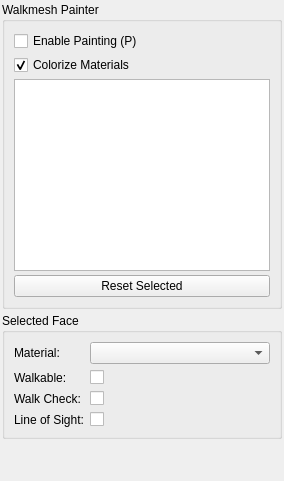
        <widget class="QWidget" name="walkmeshTab">
         <attribute name="title">
          <string>Walkmesh</string>
         </attribute>
         <layout class="QVBoxLayout" name="walkmeshTabLayout">
          <property name="spacing">
           <number>4</number>
          </property>
          <property name="leftMargin">
           <number>2</number>
          </property>
          <property name="topMargin">
           <number>2</number>
          </property>
          <property name="rightMargin">
           <number>2</number>
          </property>
          <property name="bottomMargin">
           <number>2</number>
          </property>
          <item>
           <widget class="QGroupBox" name="walkmeshPainterBox">
            <property name="title">
             <string>Walkmesh Painter</string>
            </property>
            <layout class="QVBoxLayout" name="walkmeshPainterLayout">
             <property name="spacing">
              <number>4</number>
             </property>
             <item>
              <widget class="QCheckBox" name="enablePaintCheck">
               <property name="text">
                <string>Enable Painting (P)</string>
               </property>
              </widget>
             </item>
             <item>
              <widget class="QCheckBox" name="colorizeMaterialsCheck">
               <property name="text">
                <string>Colorize Materials</string>
               </property>
               <property name="checked">
                <bool>true</bool>
               </property>
              </widget>
             </item>
             <item>
              <widget class="QListWidget" name="materialList">
               <property name="minimumHeight">
                <number>150</number>
               </property>
              </widget>
             </item>
             <item>
              <layout class="QHBoxLayout" name="walkmeshButtonsLayout">
               <item>
                <widget class="QPushButton" name="resetPaintButton">
                 <property name="text">
                  <string>Reset Selected</string>
                 </property>
                </widget>
               </item>
              </layout>
             </item>
            </layout>
           </widget>
          </item>
          <item>
           <widget class="QGroupBox" name="walkmeshFacePropsBox">
            <property name="title">
             <string>Selected Face</string>
            </property>
            <layout class="QFormLayout" name="walkmeshFaceLayout">
             <item row="0" column="0">
              <widget class="QLabel" name="faceMaterialLabel">
               <property name="text">
                <string>Material:</string>
               </property>
              </widget>
             </item>
             <item row="0" column="1">
              <widget class="QComboBox" name="faceMaterialCombo" />
             </item>
             <item row="1" column="0">
              <widget class="QLabel" name="faceWalkLabel">
               <property name="text">
                <string>Walkable:</string>
               </property>
              </widget>
             </item>
             <item row="1" column="1">
              <widget class="QCheckBox" name="faceWalkCheck">
               <property name="text">
                <string />
               </property>
              </widget>
             </item>
             <item row="2" column="0">
              <widget class="QLabel" name="faceWalkCheckLabel">
               <property name="text">
                <string>Walk Check:</string>
               </property>
              </widget>
             </item>
             <item row="2" column="1">
              <widget class="QCheckBox" name="faceWalkCheckCheck">
               <property name="text">
                <string />
               </property>
              </widget>
             </item>
             <item row="3" column="0">
              <widget class="QLabel" name="faceLosLabel">
               <property name="text">
                <string>Line of Sight:</string>
               </property>
              </widget>
             </item>
             <item row="3" column="1">
              <widget class="QCheckBox" name="faceLosCheck">
               <property name="text">
                <string />
               </property>
              </widget>
             </item>
            </layout>
           </widget>
          </item>
          <item>
           <spacer name="walkmeshTabSpacer">
            <property name="orientation">
             <enum>Qt::Vertical</enum>
            </property>
            <property name="sizeHint" stdset="0">
             <size>
              <width>20</width>
              <height>40</height>
             </size>
            </property>
           </spacer>
          </item>
         </layout>
        </widget>
